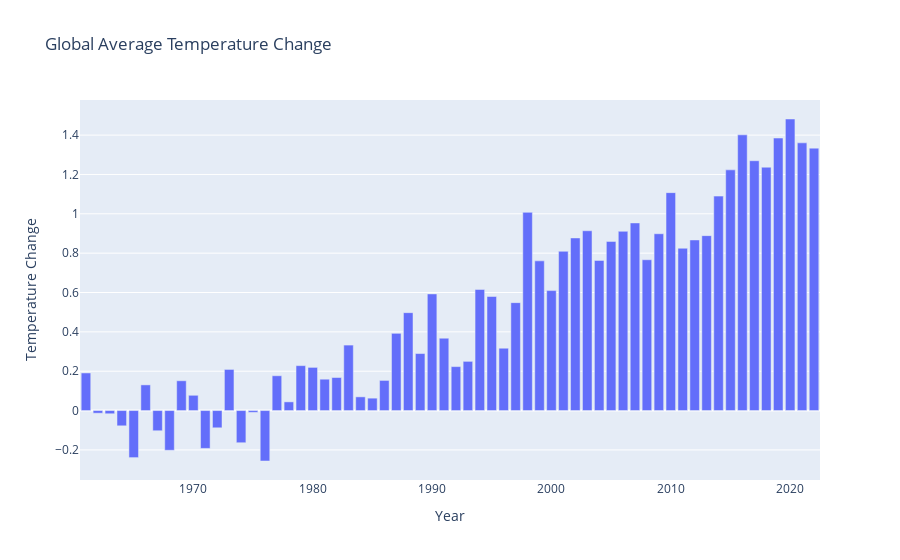

Notebook cell for this chart:
### Code cell
fig = px.bar(
    data_cleaned, 
    x=int_years, 
    y=global_avg_temp_change, 
    title="Global Average Temperature Change",
    labels={'x': 'Year', 'y': 'Temperature Change'},
)
fig.show()

### Figure 1 — Plotly figure (JSON) as saved in the notebook; plotly's stock layout.template omitted (floating-point values rounded to 4 significant figures)
{"data": [{"alignmentgroup": "True", "hovertemplate": "Year=%{x}<br>Temperature Change=%{y}<extra></extra>", "legendgroup": "", "marker": {"color": "#636efa", "pattern": {"shape": ""}}, "name": "", "offsetgroup": "", "orientation": "v", "showlegend": false, "textposition": "auto", "type": "bar", "x": [1961, 1962, 1963, 1964, 1965, 1966, 1967, 1968, 1969, 1970, 1971, 1972, 1973, 1974, 1975, 1976, 1977, 1978, 1979, 1980, 1981, 1982, 1983, 1984, 1985, 1986, 1987, 1988, 1989, 1990, 1991, 1992, 1993, 1994, 1995, 1996, 1997, 1998, 1999, 2000, 2001, 2002, 2003, 2004, 2005, 2006, 2007, 2008, 2009, 2010, 2011, 2012, 2013, 2014, 2015, 2016, 2017, 2018, 2019, 2020, 2021, 2022], "xaxis": "x", "y": [0.1911, -0.01344, -0.01624, -0.07758, -0.2392, 0.1305, -0.1027, -0.2019, 0.1514, 0.0776, -0.1924, -0.08765, 0.209, -0.1636, -0.009186, -0.2564, 0.1769, 0.04415, 0.2283, 0.2194, 0.1594, 0.1679, 0.3328, 0.06964, 0.06306, 0.1532, 0.3926, 0.4975, 0.2898, 0.5929, 0.3676, 0.2234, 0.2501, 0.6155, 0.5797, 0.3168, 0.5485, 1.007, 0.7608, 0.6098, 0.8094, 0.8774, 0.9139, 0.7631, 0.8597, 0.911, 0.9537, 0.7664, 0.8987, 1.108, 0.825, 0.8671, 0.8891, 1.09, 1.223, 1.401, 1.27, 1.237, 1.385, 1.482, 1.361, 1.334], "yaxis": "y"}], "layout": {"barmode": "relative", "legend": {"tracegroupgap": 0}, "title": {"text": "Global Average Temperature Change"}, "xaxis": {"anchor": "y", "domain": [0, 1], "title": {"text": "Year"}}, "yaxis": {"anchor": "x", "domain": [0, 1], "title": {"text": "Temperature Change"}}}}
